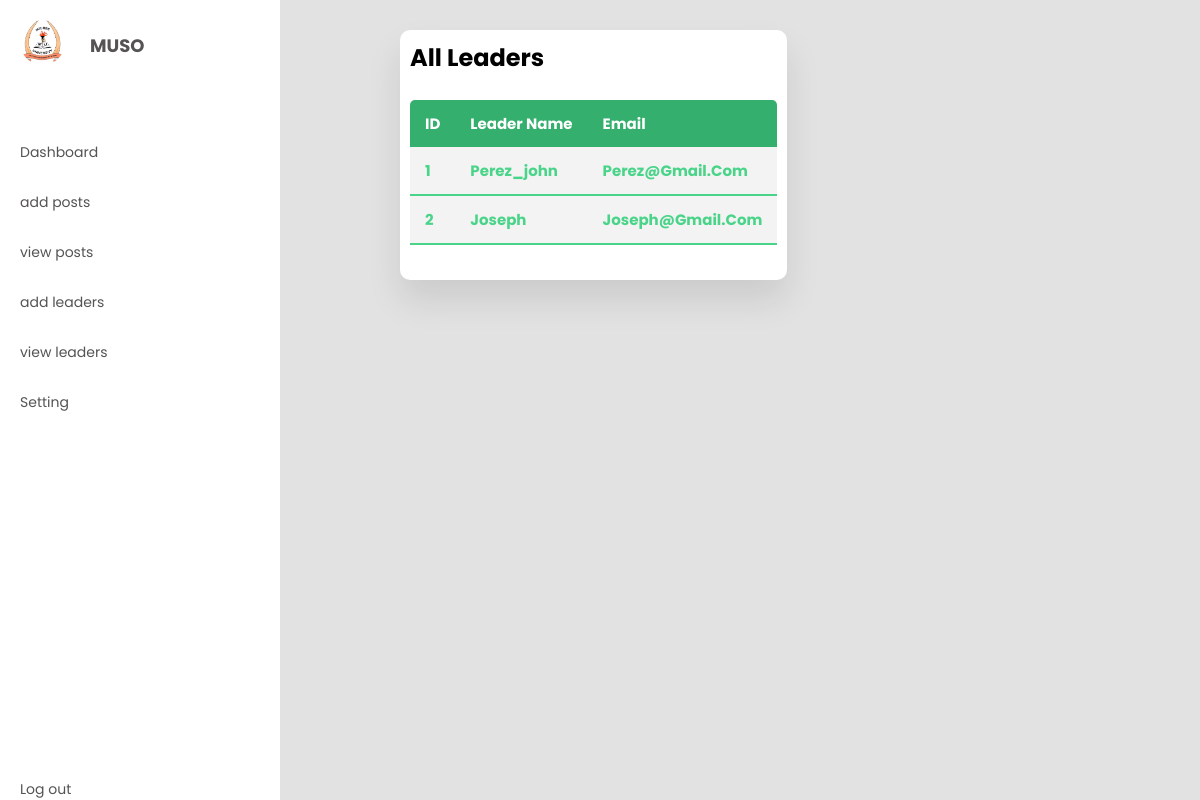
Screenshot of /muso/view_leader.php with the database file from the repository.
### tables this page shows
CREATE TABLE `users` (
  `id` int(11) NOT NULL,
  `first_name` varchar(25) NOT NULL,
  `last_name` varchar(25) NOT NULL,
  `username` varchar(100) NOT NULL,
  `email` varchar(100) NOT NULL,
  `password` varchar(255) NOT NULL,
  `signup_date` date NOT NULL,
  `profile_pic` varchar(255) NOT NULL,
  `num_posts` int(11) NOT NULL,
  `num_likes` int(11) NOT NULL,
  `user_closed` varchar(3) NOT NULL,
  `friend_array` text NOT NULL,
  `user_role` varchar(32) NOT NULL
);

### muso/view_leader.php (the view, shortened to what this page needs)
<?php include("partials/sidebar.php");?>
<section class="attendance" style="position:relative;left:10%">
        <div class="attendance-list" style="width:100%">
          <h1>all leaders</h1>
          <table class="table">
            <thead>
              <tr>
                <th>ID</th>
                <th>leader name</th>
                <th>email</th>
              </tr>
            </thead>
            <?php
            $sql="SELECT * FROM users where  users.user_role='muso'";
           $res=mysqli_query($conn,$sql);
             if($res){
              $sn=1;
              while($row=mysqli_fetch_array($res)){
                        $username=$row['username'];
                        $email=$row['email'];
                        ?>
                         <tbody>
                           <tr class="active">
                    <td><?php echo $sn;?></td>
                   <td><?php echo $username;?></td>
                   <td><?php echo $email;?></td>
              </tr>
              </tbody>
                        <?php
                        $sn++;
              }
             }
          ?>
          </table>
        </div>
      </section>

### muso/style.css (style rules this page uses)
* { margin: 0; padding: 0; outline: none; border: none; text-decoration: none; box-sizing: border-box; font-family: "Poppins", sans-serif; }
body { background: rgb(226, 226, 226); }
.attendance { margin-top: 20px; text-transform: capitalize; }
.attendance-list { width: 100%; padding: 10px; margin-top: 10px; background: #fff; border-radius: 10px; box-shadow: 0 20px 35px rgba(0, 0, 0, 0.1); }
.table { border-collapse: collapse; margin: 25px 0; font-size: 15px; min-width: 100%; overflow: hidden; border-radius: 5px 5px 0 0; }
table thead tr { color: #fff; background: #34AF6D; text-align: left; font-weight: bold; }
.table th, .table td { padding: 12px 15px; }
.table tbody tr { border-bottom: 1px solid #ddd; }
.table tbody tr:nth-of-type(odd) { background: #f3f3f3; }
.table tbody tr.active { font-weight: bold; color: #4AD489; }
.table tbody tr:last-of-type { border-bottom: 2px solid #4AD489; }

### rows the page displays
users: username "Perez_john", email "Perez@gmail.com"
users: username "Joseph", email "Joseph@gmail.com"
